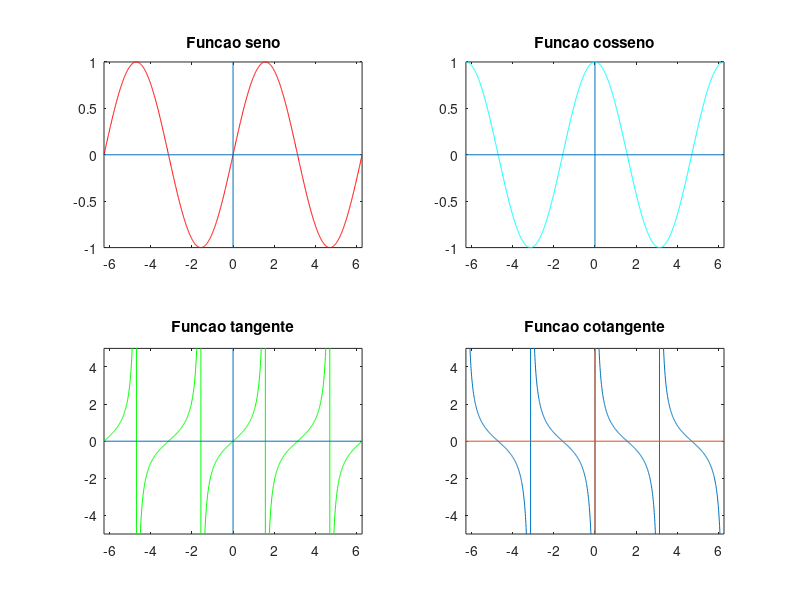

MATLAB code to generate this figure:
close all;
x = -2*pi:0.01:2*pi;
% Seno
subplot(2,2,1), plot(x,sin(x),'r')
axis('tight')
title('Funcao seno')
hold on
line([-2*pi 2*pi],[0 0])
line([0 0],[-1 1])
hold off
% Cosseno
subplot(2,2,2), plot(x,cos(x),'c')
axis('tight')
title('Funcao cosseno')
hold on
line([-2*pi 2*pi],[0 0])
line([0 0],[-1 1])
hold off
% Tangente
subplot(2,2,3), plot(x,tan(x),'g')
axis([-2*pi 2*pi -5 5])
title('Funcao tangente')
hold on
line([-2*pi 2*pi],[0 0])
line([0 0],[-5 5])
hold off
% Cotangente
subplot(2,2,4), plot(x,cot(x))
axis([-2*pi 2*pi -5 5])
title('Funcao cotangente')
hold on
line([-2*pi 2*pi],[0 0])
line([0 0],[-5 5])
hold off
